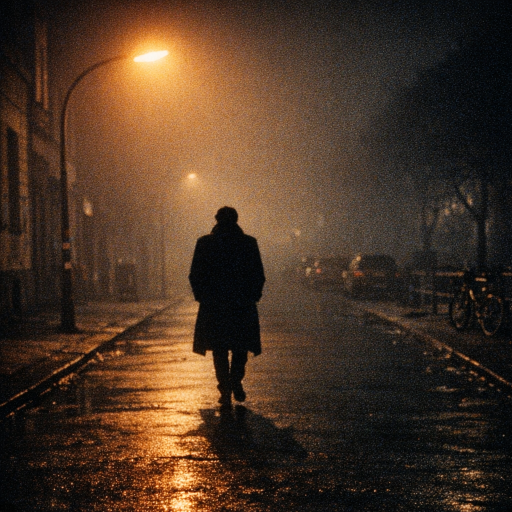
#> input picture generated_images/a-lone-figure-walking-through-fog-under--20260614_014343.png, 1024 x 1024 px (shown at 1/2 size)
$ python -i shoot_pull.py   (imports and definitions only)
#> lines starting #> are read from the running program, lines starting #| are printed output that depends on the picture
#> further down, picture is the input picture: PIL image 1024x1024 RGB; mean R, G, B 73.9, 52.7, 36.7
#!/usr/bin/env python3
"""Pull a photo out of the shoot, cropped for a platform with him kept in frame (Look-10).

    shoot_pull.py out-066 --format post                 one format
    shoot_pull.py out-066 --format all --check          every format + a sheet showing the crops
    shoot_pull.py --raw "Outdoor/Outdoor Shoot 7/Raw/DSC_6702.NEF" --family dusk --format reel
                                                        an UNEDITED raw: graded by our recipe first

Why: every edit is 3:2 (8256 px), and no platform wants 3:2. Instagram takes 4:5 or 3:4 in
the feed and 9:16 for stories and reels. A centre crop cuts heads off, so the crop is placed
on his HEAD. For the 204 catalogued edits the position is known: every one was checked by
eye on 2026-09-21 (`subject` in the catalogue). A classical face finder is only the fallback,
for a raw nobody has looked at yet. Local and free, no AI.

Why not trust the finder: measured against the verified positions it is right 65% of the time
(81% when it reports a face, 27% when it falls back to the centre). It fails on lying, tilted
and from-above poses, and sometimes circles the ground or a hand with full confidence.
So for a --raw, ALWAYS look at the --check sheet. The calm area for type stays a human call.

Reads from the drive, writes only into generated_images/shoot/ on the Mac. Find photos with
the brand kit's contact_sheet.py (--where, --stars 2, --unused, --no-ai-on-him).
"""
from __future__ import annotations

import json
import sys
from argparse import ArgumentParser
from pathlib import Path

import numpy as np
from PIL import Image, ImageDraw, ImageFont, ImageOps

sys.dont_write_bytecode = True
ROOT = Path(__file__).resolve().parent
sys.path.insert(0, str(ROOT))
import shoot_catalogue as sc  # noqa: E402

OUT = ROOT / "generated_images" / "shoot"
FORMATS = {                      # name: (width, height, where the face sits, top to bottom)
    "post":     (1080, 1350, 0.36),   # 4:5 feed post
    "carousel": (1080, 1440, 0.36),   # 3:4, fills the grid tile
    "reel":     (1080, 1920, 0.33),   # 9:16 story, reel, Spotify Canvas still
    "square":   (1080, 1080, 0.40),
    "wide":     (1920, 1080, 0.42),   # 16:9 YouTube
}
COLOURS = {"post": (255, 90, 90), "carousel": (255, 190, 80), "reel": (110, 200, 255),
           "square": (170, 255, 140), "wide": (220, 140, 255)}


# [5 lines left out: function _rot_point, not called in this run]


def find_subject(im: Image.Image) -> tuple:
    """(x, y, how) in 0..1 of the frame. Faces first, then a standing figure, then the centre.

    Half this shoot is tilted, lying or shot from above, and a classical face finder only
    knows upright faces. So the frame is tried at all four quarter turns, frontal and both
    profiles, and the biggest face wins. Upright finds are trusted a little more."""
    import cv2
    small = im.copy()
    small.thumbnail((1400, 1400))
    g0 = cv2.equalizeHist(cv2.cvtColor(np.array(small), cv2.COLOR_RGB2GRAY))
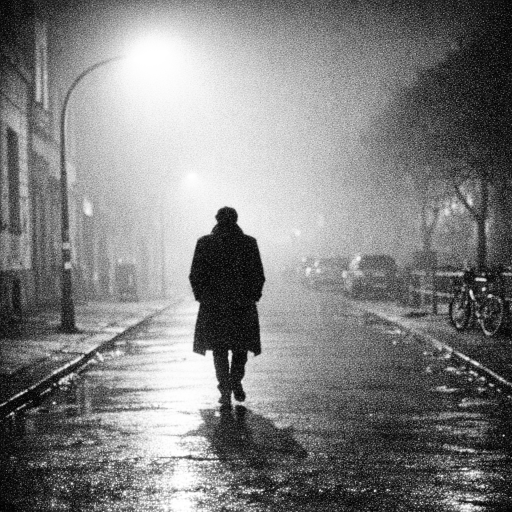
#> g0: shape (1024, 1024) (shown at 1/2 size); min 0, max 255, mean 128.5
    H0, W0 = g0.shape
#> H0 = 1024; W0 = 1024
    base = cv2.data.haarcascades
    cascades = [(cv2.CascadeClassifier(base + "haarcascade_frontalface_alt2.xml"), False),
                (cv2.CascadeClassifier(base + "haarcascade_profileface.xml"), False),
                (cv2.CascadeClassifier(base + "haarcascade_profileface.xml"), True)]
    best = None
    for quarter in range(4):
        g = np.ascontiguousarray(np.rot90(g0, quarter))
        h, w = g.shape
        for casc, flip in cascades:
            img = cv2.flip(g, 1) if flip else g
            found = casc.detectMultiScale(img, 1.08, 7 if quarter else 6, minSize=(max(w, h) // 26,) * 2)
            for (x, y, fw, fh) in found:
                if flip:
                    x = w - x - fw
                cx, cy = _rot_point(x + fw / 2, y + fh / 2, w, h, quarter)
                score = fw * fh * (1.25 if quarter == 0 else 1.0)
                if best is None or score > best[2]:
                    turned = "" if quarter == 0 else f", head turned {quarter * 90} deg in frame"
                    best = (cx / W0, cy / H0, score, "face" + turned)
#> this loop made 4 passes
#> pass 2, in find_subject, `g = np.ascontiguousarray(np.rot90(g0, quarter))`:
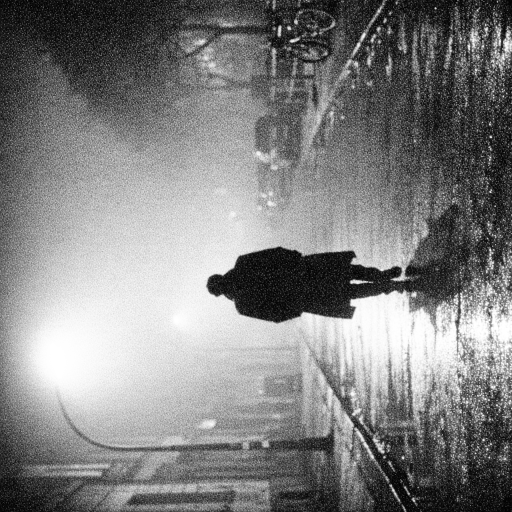
#> g: shape (1024, 1024) (shown at 1/2 size); min 0, max 255, mean 128.5
#> pass 3, in find_subject, `g = np.ascontiguousarray(np.rot90(g0, quarter))`:
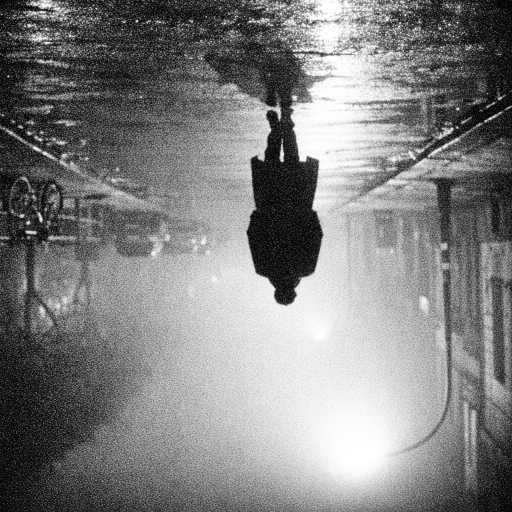
#> g: shape (1024, 1024) (shown at 1/2 size); min 0, max 255, mean 128.5
#> after the loop:
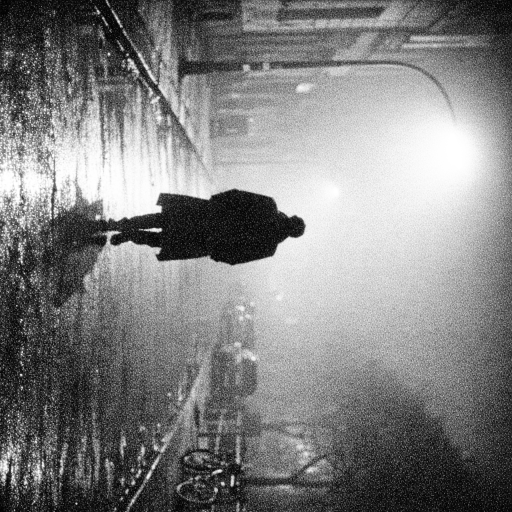
#> g: shape (1024, 1024) (shown at 1/2 size); min 0, max 255, mean 128.5
#> after the loop:
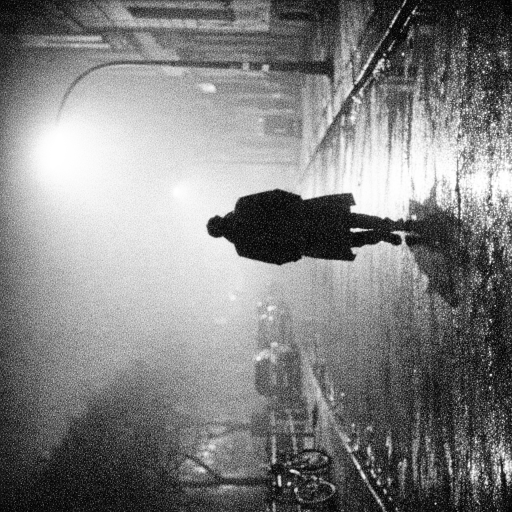
#> img: shape (1024, 1024) (shown at 1/2 size); min 0, max 255, mean 128.5
    if best:
        return best[0], best[1], best[3]
    hog = cv2.HOGDescriptor()
    hog.setSVMDetector(cv2.HOGDescriptor_getDefaultPeopleDetector())
    s = 640 / max(H0, W0)
#> s = 0.625
    people, weights = hog.detectMultiScale(cv2.resize(g0, None, fx=s, fy=s), winStride=(8, 8), padding=(8, 8), scale=1.05)
#> people = [[192, 208, 185, 370]]; weights = [1.67]
    if len(people):
        x, y, pw, ph = people[int(np.argmax(weights))]
#> x = 192; y = 208; pw = 185; ph = 370
        return (x + pw / 2) / s / W0, (y + ph * 0.18) / s / H0, "figure"   # the head is near the top of a figure
    return 0.5, 0.42, "centre (nothing found, CHECK THIS ONE)"


# [34 lines left out: functions crop_box, load, not called in this run]


_KNOWN = None


# [45 lines left out: function main, not called in this run]


# [2 lines not run here, left out]

>>> from PIL import Image
>>> picture = Image.open('generated_images/a-lone-figure-walking-through-fog-under--20260614_014343.png')
>>> result = find_subject(picture)
#> result = (0.445, 0.429, 'figure')

$ run again, on generated_images/stats_thumbs/03d43fe3cd942dae.jpg
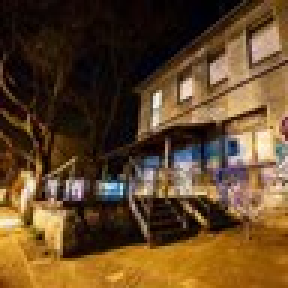
#> input picture generated_images/stats_thumbs/03d43fe3cd942dae.jpg, 96 x 96 px (shown 3 times larger)
#> picture is the input picture: PIL image 96x96 RGB; mean R, G, B 97.9, 70.6, 40.4
#> after the loop in find_subject, `for quarter in range(4):`:
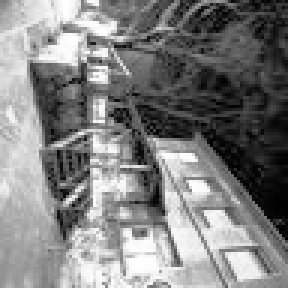
#> g: shape (96, 96) (shown 3 times larger); min 0, max 255, mean 128.5
#> after the loop in find_subject, `for quarter in range(4):`:
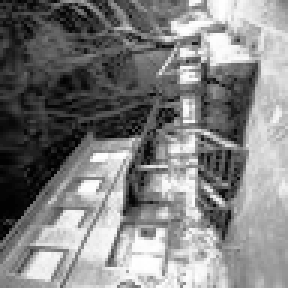
#> img: shape (96, 96) (shown 3 times larger); min 0, max 255, mean 128.5
#> people = [[271, 418, 69, 138], [84, 314, 151, 301]]; weights = [0.77, 0.325]
#> x = 271; y = 418; pw = 69; ph = 138
#> result = (0.477, 0.692, 'figure')
